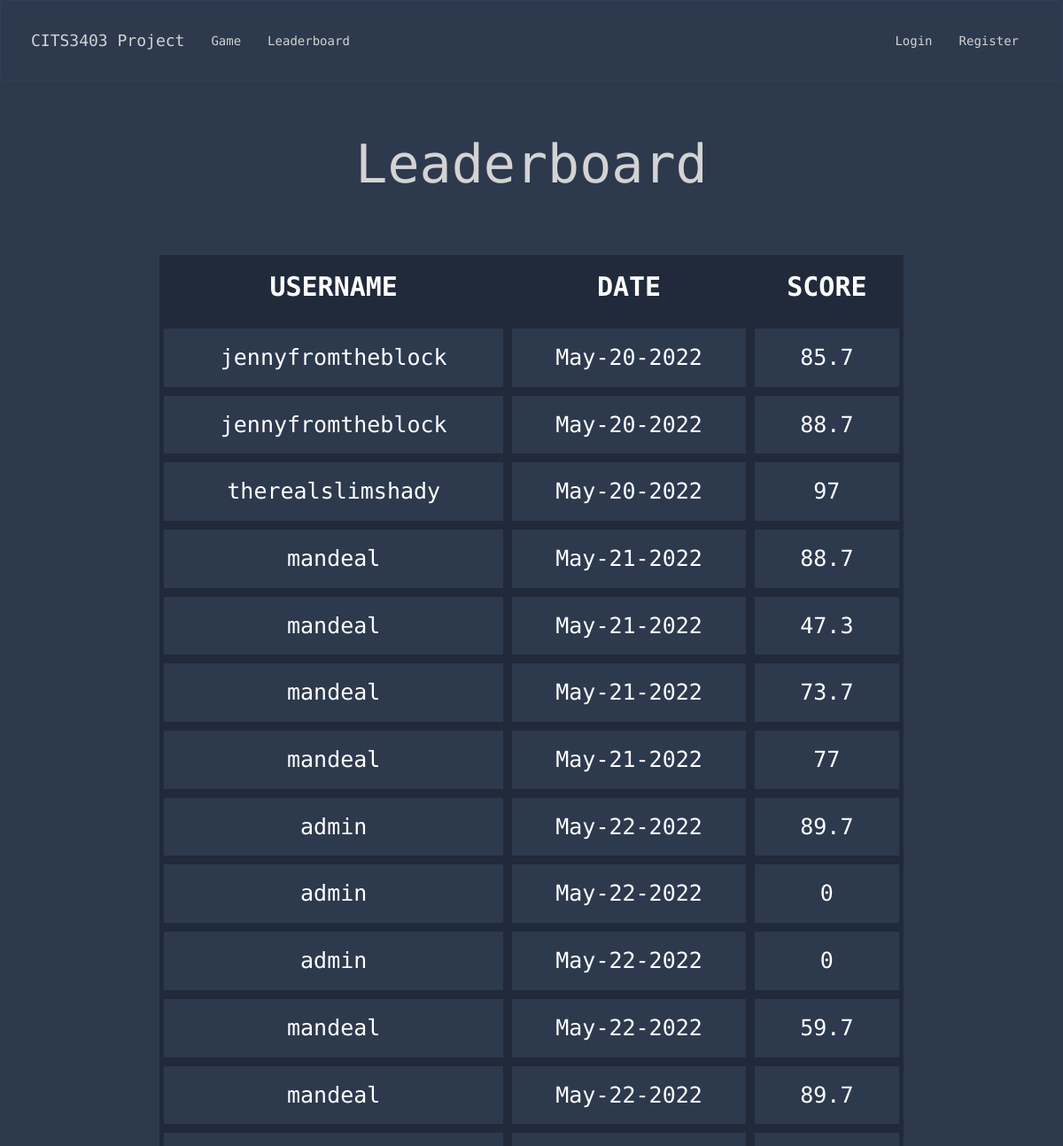
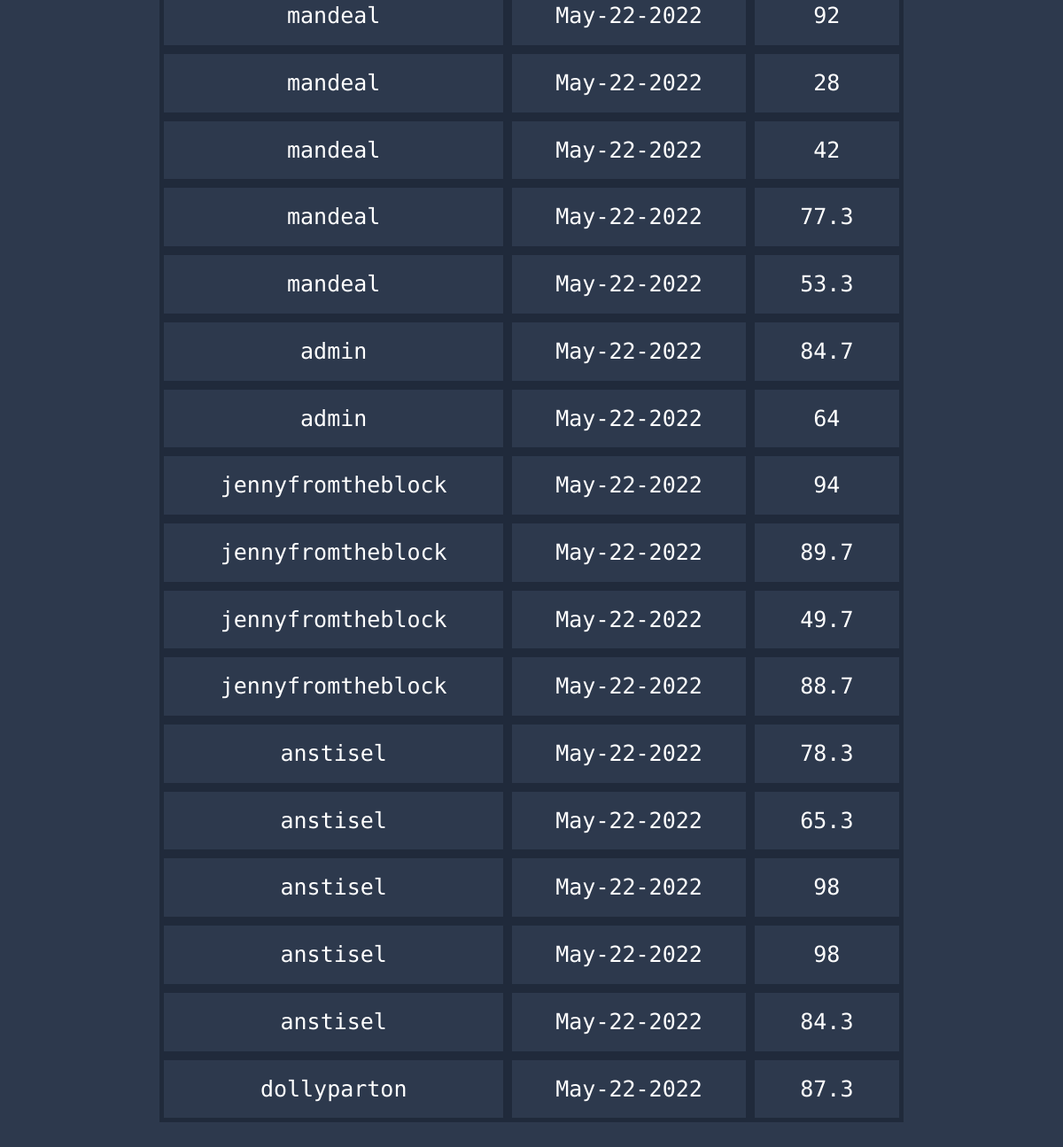
The app's page /leaderboard with its own data (2 pictures, top to bottom).
### app/models.py (models this page shows, shortened)
class Score(UserMixin, db.Model):
    id = db.Column(db.Integer, primary_key=True)
    user_score = db.Column(db.Integer)
    user_id = db.Column(db.Integer, db.ForeignKey("user.id"))
    today = date.today()
    format_date = today.strftime("%b-%d-%Y") #strips minutes, formats the date eg May-16-2022
    date = db.Column(db.String, default=format_date)

class User(UserMixin, db.Model):
    id = db.Column(db.Integer, primary_key=True)
    username = db.Column(db.String(64), index=True, unique=True)
    email = db.Column(db.String(120), index=True, unique=True)
    password_hash = db.Column(db.String(128))
    user_stats = db.relationship('Score', backref='user', lazy=True)

### app/routes.py (the view)
@app.route('/leaderboard', methods=['GET', 'POST'])
def leaderboard():
    all_scores = Score.query.all()
    user = User.query.all()
    if current_user.is_authenticated:
        user_name = current_user.username
        return render_template('leaderboard.html', title='Leaderboard', scores=all_scores, user_name=user_name)
    return render_template('leaderboard.html', title='Leaderboard', scores=all_scores)

### app/templates/leaderboard.html
{% extends "base.html" %}
{% block content %}
<h1>Leaderboard</h1>
    <table id="myTable" class="tablesorter">
        <thead>
            <tr>
                <th> USERNAME </th>
                <th> DATE </th>
                <th> SCORE </th>
            </tr>
        </thead>
        <tbody>
            {% for score in scores %}
                <tr>
                    <td> {{ score.user.username }} </td>
                    <td> {{ score.date }} </td>
                    <td> {{ score.user_score }}</td>
                </tr>
            {% endfor %}
    </tbody>
</table>
{% endblock %}

### app/templates/base.html (shortened to what this page needs)
{% extends 'bootstrap/base.html' %}
{% block styles %}
{{ super() }}
<head>
<link rel="stylesheet" href="{{ url_for('static', filename='css/stylesheet.css') }}">
</head>
{% endblock %}
{% block navbar %}
<nav class="navbar navbar-default">
    <div class="container">
        <div class="navbar-header">
            <a class="navbar-brand" href="{{ url_for('index') }}">CITS3403 Project</a>
        </div>
        <div class="collapse navbar-collapse" id="bs-example-navbar-collapse-1">
            <ul class="nav navbar-nav navbar-left">
                {% if current_user.is_anonymous %}
                <li><a href="{{ url_for('game') }}">Game</a></li>
                <li><a href="{{ url_for('leaderboard') }}">Leaderboard</a></li>
                {% else %}
                <li><a href="{{ url_for('game') }}">Game</a></li>
                <li><a href="{{ url_for('leaderboard') }}">Leaderboard</a></li>
                <li><a href="{{ url_for('user_stats') }}">Profile</a></li>
                <li><a href="{{ url_for('admin') }}">Admin</a></li>
                {% endif %}
            </ul>
            <ul class="nav navbar-nav navbar-right">
                {% if current_user.is_anonymous %}
                <li><a href="{{ url_for('login') }}">Login</a></li>
                <li><a href="{{ url_for('register') }}">Register</a></li>
                {% else %}
                <li><a href="{{ url_for('logout') }}">Logout</a></li>
                {% endif %}
            </ul>
        </div>
    </div>
</nav>
{% endblock %}

### app/static/css/stylesheet.css (style rules this page uses)
head,body { text-align: center; padding-bottom: 50px; }
h1 { padding: 40px; font-size: 60px; }
ul { display: inline-block; text-align: left; list-style-type: square; }
.container { font-family: 'Source Code Pro', monospace; padding:20px; }
body { background: #2d394d; color: lightgrey; }
.center, h1 { text-align: center; font-family: 'Source Code Pro', monospace; }
a { color: lightgrey !important; }
.navbar-default { background: #2d394d; border-color: #323f56; font-family: 'Source Code Pro', monospace; }
table { border-collapse: separate; font-size: 25px; width: 70%; margin-left: auto; margin-right: auto; margin-top: 30px; font-family: 'Source Code Pro', monospace; }
th, td { border: 5px solid #202a3b; padding: 15px; text-align: center; color: white; margin: none; }
th { font-size: 30px; border-top: none; font-weight: bold; background-color: #202a3b; }

### records on screen
Score: user.username "jennyfromtheblock", date "May-20-2022", user_score "85.7"
Score: user.username "jennyfromtheblock", date "May-20-2022", user_score "88.7"
Score: user.username "therealslimshady", date "May-20-2022", user_score "97"
Score: user.username "mandeal", date "May-21-2022", user_score "88.7"
Score: user.username "mandeal", date "May-21-2022", user_score "47.3"
Score: user.username "mandeal", date "May-21-2022", user_score "73.7"
Score: user.username "mandeal", date "May-21-2022", user_score "77"
Score: user.username "admin", date "May-22-2022", user_score "89.7"
Score: user.username "admin", date "May-22-2022", user_score "0"
Score: user.username "admin", date "May-22-2022", user_score "0"
Score: user.username "mandeal", date "May-22-2022", user_score "59.7"
Score: user.username "mandeal", date "May-22-2022", user_score "89.7"
Score: user.username "mandeal", date "May-22-2022", user_score "92"
Score: user.username "mandeal", date "May-22-2022", user_score "28"
Score: user.username "mandeal", date "May-22-2022", user_score "42"
Score: user.username "mandeal", date "May-22-2022", user_score "77.3"
Score: user.username "mandeal", date "May-22-2022", user_score "53.3"
Score: user.username "admin", date "May-22-2022", user_score "84.7"
Score: user.username "admin", date "May-22-2022", user_score "64"
Score: user.username "jennyfromtheblock", date "May-22-2022", user_score "94"
Score: user.username "jennyfromtheblock", date "May-22-2022", user_score "89.7"
Score: user.username "jennyfromtheblock", date "May-22-2022", user_score "49.7"
Score: user.username "jennyfromtheblock", date "May-22-2022", user_score "88.7"
Score: user.username "anstisel", date "May-22-2022", user_score "78.3"
Score: user.username "anstisel", date "May-22-2022", user_score "65.3"
Score: user.username "anstisel", date "May-22-2022", user_score "98"
Score: user.username "anstisel", date "May-22-2022", user_score "98"
Score: user.username "anstisel", date "May-22-2022", user_score "84.3"
Score: user.username "dollyparton", date "May-22-2022", user_score "87.3"
